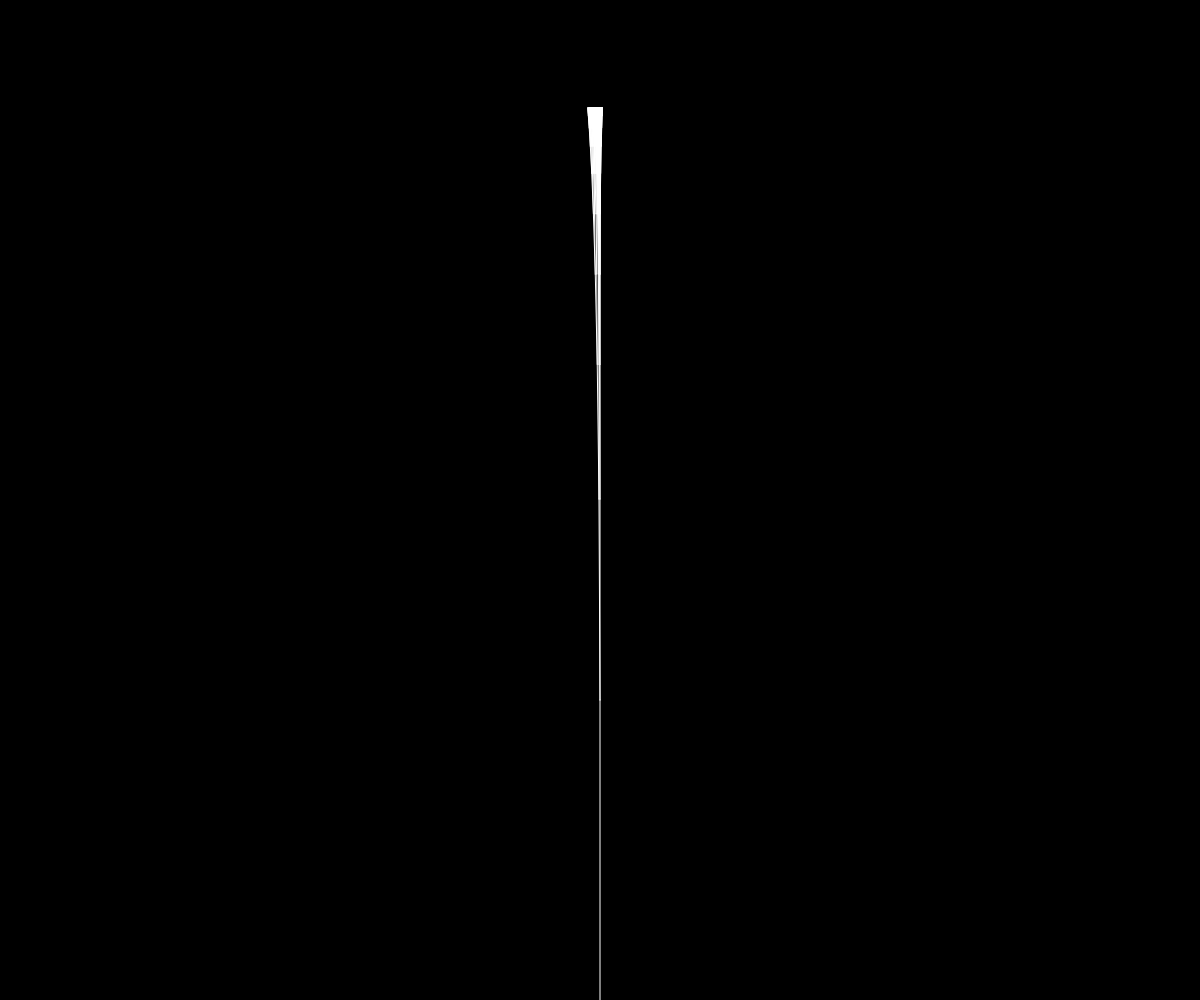
Frame 1 (no input)
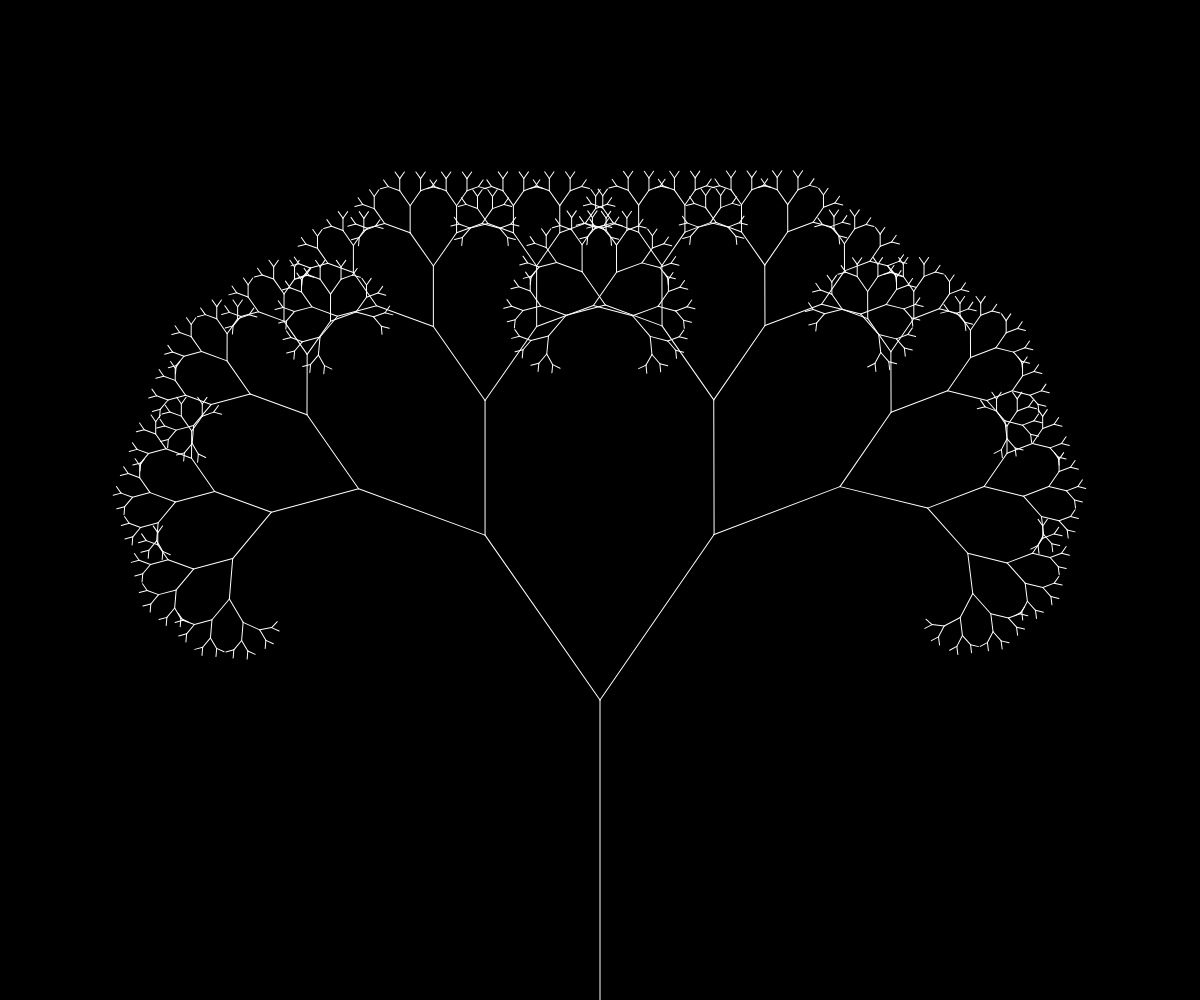
Frame 60 (no input)
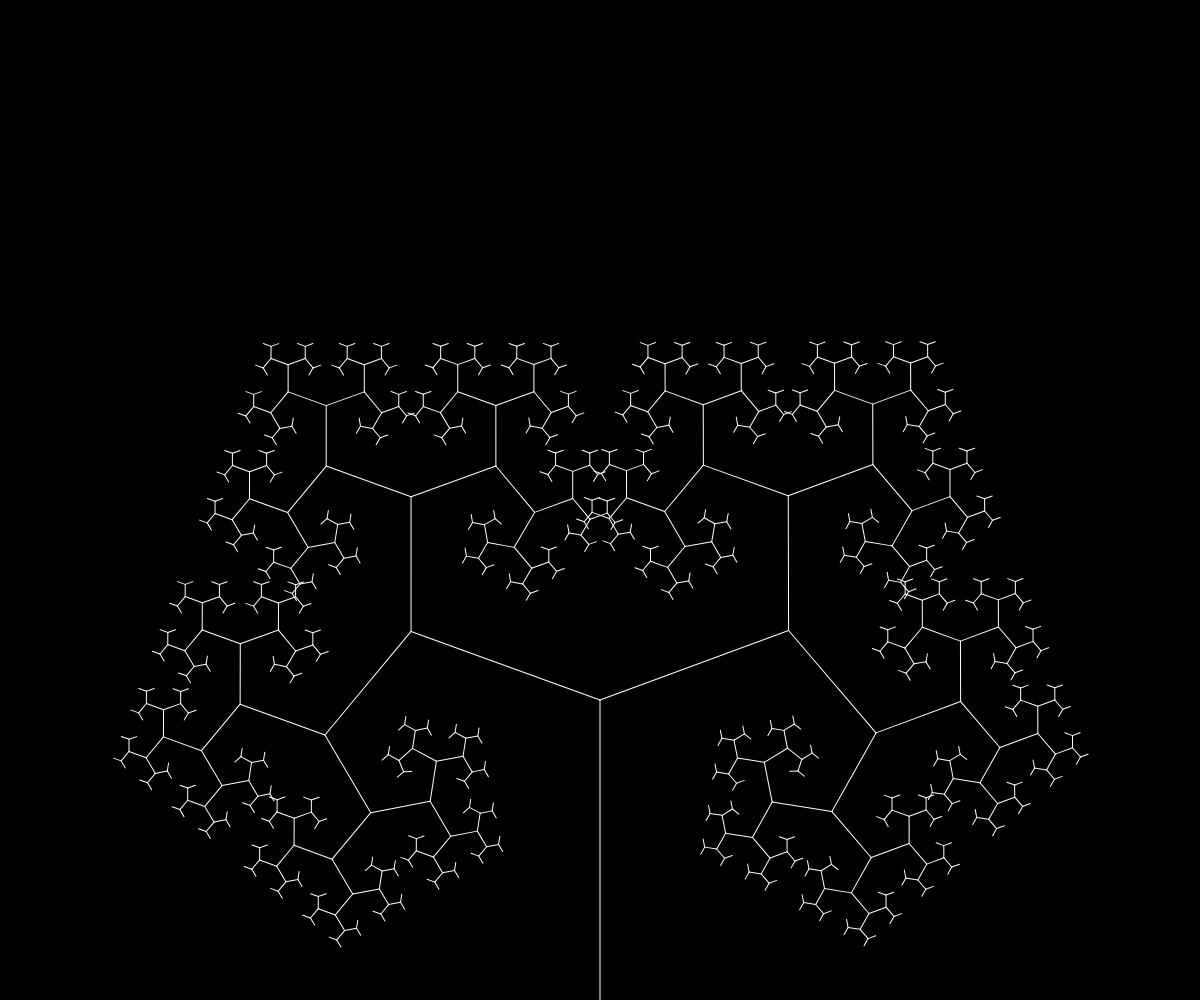
Frame 120 (the mouse pressed at the canvas centre since frame 60)

The p5.js sketch that drew these frames (run headless with seeded random() and noise() and a simulated clock; from frame 60 on, the mouse is pressed at the canvas centre):

// p5.js sketch
// ── sketch.js
let angle = 0
function setup() {
    createCanvas(innerWidth, innerHeight);
    slider = createSlider(0, TWO_PI, PI/4, 0.01)
}

function draw() {
    background("black")
    translate(innerWidth/2, innerHeight)//make origin at the bottom
    
    stroke('white')
    angle += 0.000001
    // console.log(angle)
    branch(300)
    // frameRate(30)


}

function branch(length){
    // console.log(angle)
    line(0, 0, 0, - length)
    // angle = slider.value()
    angle += 0.00001
    translate(0, -length)
    if(length > 10){
        push()
        rotate(angle)
        branch(length*0.67)
        pop()
        push()
        rotate(-angle)
        branch(length*0.67)
        pop()
    }
}
